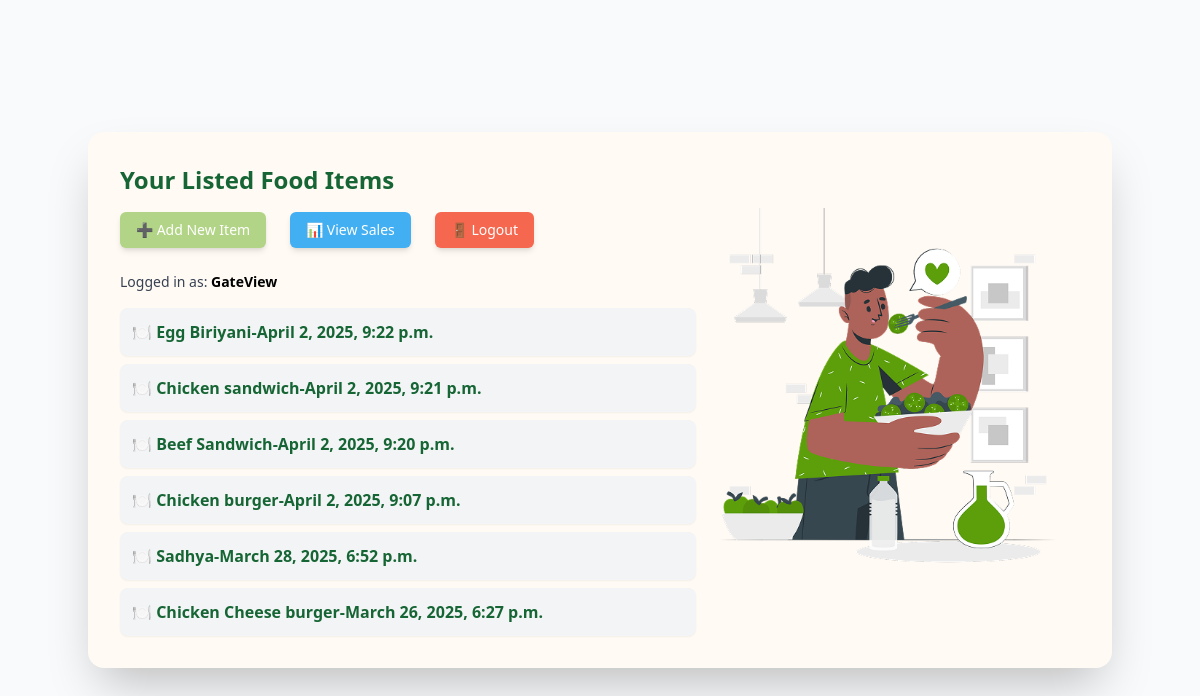
The app's page /food/list/ (signed in) with its own data.
### users/models.py (models this page shows)
class CustomUser(AbstractUser):
    ROLE_CHOICES = (
        ('seller', 'Seller'),
        ('buyer', 'Buyer'),
    )
    role = models.CharField(max_length=10, choices=ROLE_CHOICES)
    phone_no = models.CharField(max_length=15)
    def __str__(self):
        return self.username

### food/models.py (models this page shows, shortened)
class FoodItem(models.Model):
    seller = models.ForeignKey(settings.AUTH_USER_MODEL, on_delete=models.CASCADE)
    Item_name = models.CharField(max_length=255)
    quantity = models.IntegerField()
    price = models.DecimalField(max_digits=6, decimal_places=2)
    location = models.CharField(max_length=250)
    photo = models.ImageField(upload_to='uploads/', blank=True, null=True)
    created_at = models.DateTimeField(auto_now_add=True)

### food/views.py (the view)
# urls.py: path('list/',food_list,name='food_list'),
@login_required
@user_passes_test(is_seller, login_url='users:login', redirect_field_name=None)
def food_list(request):
    food_items = FoodItem.objects.filter(seller=request.user).order_by('-created_at')
    return render(request, 'food/food_list.html', {'food_items': food_items})

### food/views.py (called while the page is built)
def is_seller(user):
    return user.is_authenticated and user.role == 'seller'

### food/templates/food/food_list.html
{% extends 'base.html' %}
{% load static %}
{% block content %}
<div class="flex justify-center items-center min-h-screen bg-gray-50">
    <div class="bg-[#FFFAF4] p-8 rounded-2xl shadow-2xl w-full max-w-5xl flex flex-col md:flex-row">
        <div class="w-full md:w-3/5">
            <h2 class="text-2xl font-bold text-green-800 mb-4">Your Listed Food Items</h2>
            <div class="flex space-x-6 mb-6">
                <a href="{% url 'food:add_food_item' %}"
                   class="inline-flex items-center bg-[#b2d486] text-white px-4 py-2 text-sm rounded-md font-medium shadow-md hover:bg-[#a5cb74] transition">
                   ➕ Add New Item
                </a>
                <a href="{% url 'food:sales' %}"
                   class="inline-flex items-center bg-[#42aff3] text-white px-4 py-2 text-sm rounded-md font-medium shadow-md hover:bg-[#34a1e4] transition">
                   📊 View Sales
                </a>
                <a href="{% url 'users:logout' %}"
                   class="inline-flex items-center bg-[#f5674e] text-white px-4 py-2 text-sm rounded-md font-medium shadow-md hover:bg-[#d8553d] transition">
                   🚪 Logout
                </a>
            </div>
            <p class="text-gray-700 text-sm font-medium mb-4">Logged in as:
                <span class="text-black font-semibold">{{ request.user }}</span>
            </p>
            <ul class="space-y-2">
                {% for item in food_items %}
                    <li>
                        <a href="{% url 'food:food_detail' item.id %}"
                           class="block bg-gray-100 hover:bg-gray-200 text-green-800 font-semibold p-3 rounded-lg shadow-sm transition">
                           🍽 {{ item.Item_name }}-{{item.created_at}}
                        </a>
                    </li>
                {% empty %}
                    <li class="text-gray-600">No food items available.</li>
                {% endfor %}
            </ul>
        </div>
        <div class="hidden md:flex md:w-2/5 justify-center items-center">
            <img src="{% static 'images/Eating2.png' %}"
                 alt="Food Listing Illustration"
                 class="w-full max-w-sm rounded-lg">
        </div>
    </div>
</div>
{% endblock %}

### records on screen
CustomUser: user "GateView"
FoodItem: Item_name "Egg Biriyani", created_at "April 2, 2025, 9:22 p.m."
FoodItem: Item_name "Chicken sandwich", created_at "April 2, 2025, 9:21 p.m."
FoodItem: Item_name "Beef Sandwich", created_at "April 2, 2025, 9:20 p.m."
FoodItem: Item_name "Chicken burger", created_at "April 2, 2025, 9:07 p.m."
FoodItem: Item_name "Sadhya", created_at "March 28, 2025, 6:52 p.m."
FoodItem: Item_name "Chicken Cheese burger", created_at "March 26, 2025, 6:27 p.m."
